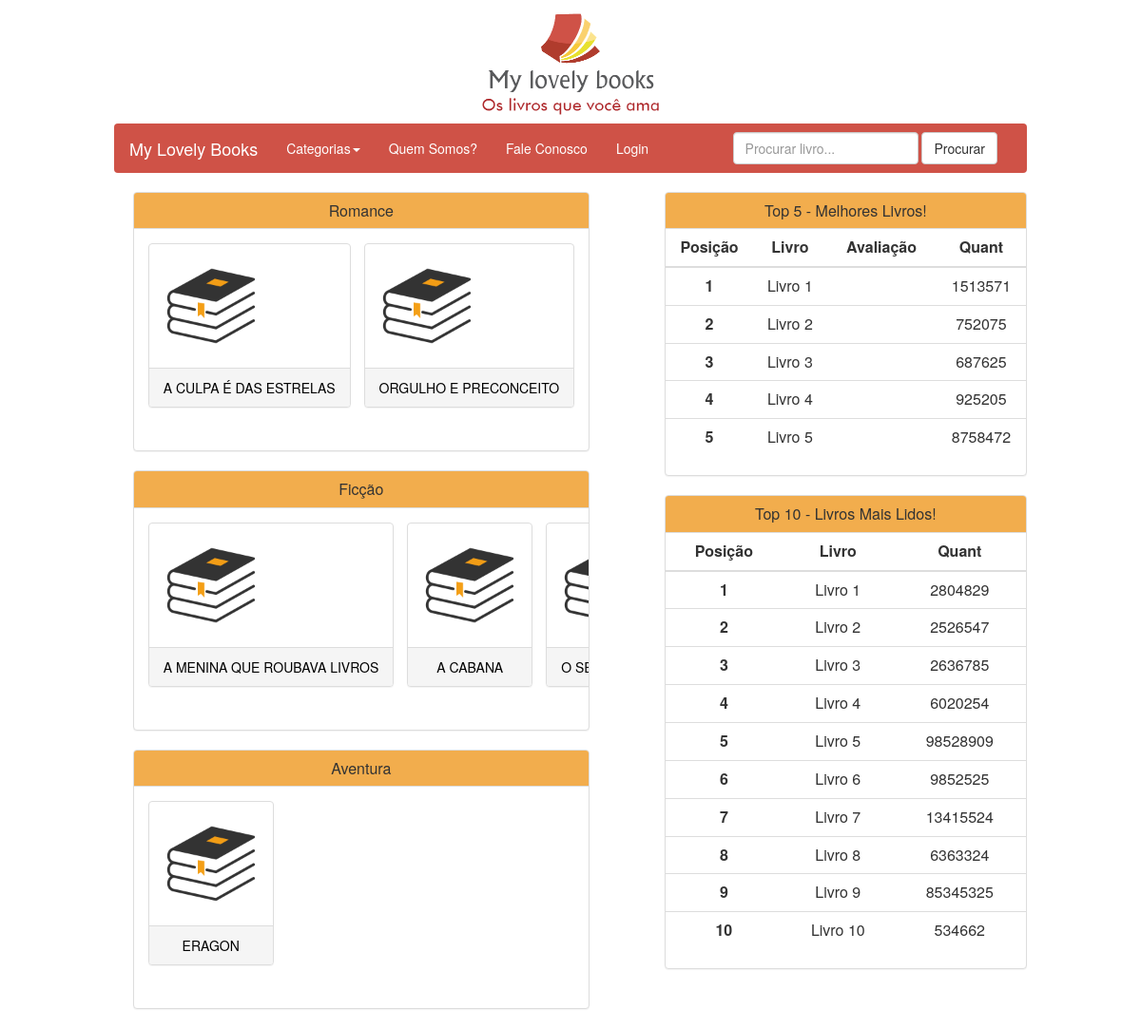
The page / on the database its author committed.
### tables this page shows
CREATE TABLE tb_book (
    bookId int NOT NULL AUTO_INCREMENT,
    title varchar(255) NOT NULL,
    author varchar(255) NOT NULL,
    synopsis varchar(255) NOT NULL,
    publisher varchar(255) NOT NULL,
    volumes varchar(255) NOT NULL,
    chapters varchar(255) NOT NULL,
    pages int NOT NULL,
    score double(2,2) NOT NULL,
    categoryId int NOT NULL,
    CONSTRAINT Book_pk PRIMARY KEY (bookId)
);

### index.php (the view, shortened to what this page needs)
<?php
	$loginValid = false;
	$server = "localhost";
	$base = "mylovelybooks";
	$user = "root";
	$password = "aluno";
?>
<html>
	<head>
		<link href="bootstrap/css/bootstrap.min.css" rel="stylesheet" type="text/css"></link>
		<link href="css/css.css" rel="stylesheet" type="text/css"></link>
	</head>
	<body>
		<div class="banner">
			<a href="#">
				<img src="images/LogoAWB.png" class="banner" width="214" height="129.5"/>
			</a>
		</div>
		<nav class="navbar">
			<div class="container-fluid">
				<div class="navbar-header">
				  <a class="navbar-brand" href="#">My Lovely Books</a>
				</div>
				<div class="collapse navbar-collapse" id="bs-example-navbar-collapse-1">
				  <ul class="nav navbar-nav">
					<li class="dropdown">
					  <a href="#" class="dropdown-toggle" data-toggle="dropdown" role="button" aria-haspopup="true" aria-expanded="false">Categorias<span class="caret"></span></a>
					</li>
					<li><a href="#">Quem Somos?</a></li>
					<li><a href="#">Fale Conosco</a></li>
					<?php if($loginValid == false): ?>
						<li><a href="login.php">Login</a></li>
					<?php else: ?>
						<li><a href="getAccountInfo.php">Minha Conta</a></li>
						<li><a href="logout.php">Logout</a></li>
					<?php endif; ?>
				  </ul>
				  <form class="navbar-form navbar-right" action="search_book.php" method="post">
					<div class="form-group">
					  <input type="text" class="form-control" placeholder="Procurar livro..." name="search">
					</div>
					<button type="submit" class="btn btn-default">Procurar</button>
				  </form>
				</div>
			</div>
		</nav>
		<div class="col-sm-5 col-xs-6 painel">
			<div class="row">
				<div class="panel panel-default ">
					<div class="panel-heading">
						<h3 class="panel-title text-center">Romance</h3>
					</div>
					<div class="panel-body livro">
						<ul class="list-inline">
							<?php
							$query = "SELECT * FROM tb_book WHERE categoryId = 1";
							try{
					        $connection = new PDO("mysql:host=$server;dbname=$base", $user, $password);
					        foreach ($connection->query($query) as $row) {
					          $rec_title = $row['title'];
					          ?>
										<li>
											<a class="black" href="bookPage.php?id=<?= $row['bookId']?>">
												<div class="panel panel-default">
													<div class="panel-body">
														<img src="images/book_default.png" width="100" height="100"/>
													</div>
													<div class="panel-footer text-center"><?= $rec_title;?></div>
												</div>
											</a>
										</li>
					          <?php
					        }
					    }catch(PDOException $e){
					        $log = $e;
					        echo "Error: " . $log;
					    }
					 ?>
					</div>
				</div>
			</div>
			<div class="row">
				<div class="panel panel-default ">
					<div class="panel-heading">
						<h3 class="panel-title text-center">Ficção</h3>
					</div>
					<div class="panel-body livro">
						<ul class="list-inline">
							<?php
							$query = "SELECT * FROM tb_book WHERE categoryId = 2";
							try{
					        $connection = new PDO("mysql:host=$server;dbname=$base", $user, $password);
					        foreach ($connection->query($query) as $row) {
					          $rec_title = $row['title'];
					          ?>
										<li>
											<a class="black" href="bookPage.php?id=<?= $row['bookId']?>">
												<div class="panel panel-default">
													<div class="panel-body">
														<img src="images/book_default.png" width="100" height="100"/>
													</div>
													<div class="panel-footer text-center"><?= $rec_title;?></div>
												</div>
											</a>
										</li>
					          <?php
					        }
					    }catch(PDOException $e){
					        $log = $e;
					        echo "Error: " . $log;
					    }
					 ?>
						</ul>
					</div>
				</div>
			</div>
			<div class="row">
				<div class="panel panel-default ">
					<div class="panel-heading">
						<h3 class="panel-title text-center">Aventura</h3>
					</div>
					<div class="panel-body livro">
						<ul class="list-inline">
							<?php
							$query = "SELECT * FROM tb_book WHERE categoryId = 3";
							try{
					        $connection = new PDO("mysql:host=$server;dbname=$base", $user, $password);
					        foreach ($connection->query($query) as $row) {
					          $rec_title = $row['title'];
					          ?>
										<li>
											<a class="black" href="bookPage.php?id=<?= $row['bookId']?>">
												<div class="panel panel-default">
													<div class="panel-body">
														<img src="images/book_default.png" width="100" height="100"/>
													</div>
													<div class="panel-footer text-center"><?= $rec_title;?></div>
												</div>
											</a>
										</li>
					          <?php
					        }
					    }catch(PDOException $e){
					        $log = $e;
					        echo "Error: " . $log;
					    }
					 ?>
						</ul>
					</div>
				</div>
			</div>
		</div>
		<div class="col-sm-4 col-xs-6 painel-top">
			<div class="row">
				<div class="panel panel-default">
				<div class="panel-heading">
					<h3 class="panel-title text-center">Top 5 - Melhores Livros!</h3>
				</div>
					<div class="top-scroll">
						<table class="table">
							<thead>
								<tr>
									<th class="text-center">Posição</td>
									<th class="text-center">Livro</td>
									<th class="text-center">Avaliação</td>
									<th class="text-center">Quant</td>
								</tr>
							</thead>
							<tbody>
								<tr>
									<th scope="row" class="text-center">1</th>
									<td class="text-center">Livro 1</th>
									<td class="text-center">
										<span class="glyphicon glyphicon-star"></span>
										<span class="glyphicon glyphicon-star"></span>
										<span class="glyphicon glyphicon-star"></span>
										<span class="glyphicon glyphicon-star"></span>
										<span class="glyphicon glyphicon-star"></span>
									<td class="text-center">1513571</th>
								</tr>
								<tr>
									<th scope="row" class="text-center">2</th>
									<td class="text-center">Livro 2</td>
									<td class="text-center">
										<span class="glyphicon glyphicon-star"></span>
										<span class="glyphicon glyphicon-star"></span>
										<span class="glyphicon glyphicon-star"></span>
										<span class="glyphicon glyphicon-star"></span>
										<span class="glyphicon glyphicon-star"></span>
									</td>
									<td class="text-center">752075</td>
								</tr>
								<tr>
									<th scope="row" class="text-center">3</th>
									<td class="text-center">Livro 3</td>
									<td class="text-center">
										<span class="glyphicon glyphicon-star"></span>
										<span class="glyphicon glyphicon-star"></span>
										<span class="glyphicon glyphicon-star"></span>
										<span class="glyphicon glyphicon-star"></span>
									</td>
									<td class="text-center">687625</td>
								</tr>
								<tr>
									<th scope="row" class="text-center">4</th>
									<td class="text-center">Livro 4</td>
									<td class="text-center">
										<span class="glyphicon glyphicon-star"></span>
										<span class="glyphicon glyphicon-star"></span>
										<span class="glyphicon glyphicon-star"></span>
										<span class="glyphicon glyphicon-star"></span>
									</td>
									<td class="text-center">925205</td>
								</tr>
								<tr>
									<th scope="row" class="text-center">5</th>
									<td class="text-center">Livro 5</td>
									<td class="text-center">
										<span class="glyphicon glyphicon-star"></span>
										<span class="glyphicon glyphicon-star"></span>
										<span class="glyphicon glyphicon-star"></span>
									</td>
									<td class="text-center">8758472</td>
								</tr>
							</tbody>
						</table>
					</div>
				</div>
			</div>
			<div class="row">
				<div class="panel panel-default ">
				<div class="panel-heading">
					<h3 class="panel-title text-center">Top 10 - Livros Mais Lidos!</h3>
				</div>
					<div class="top-scroll">
						<table class="table">
							<thead>
								<tr>
									<th class="text-center">Posição</td>
									<th class="text-center">Livro</td>
									<th class="text-center">Quant</td>
								</tr>
							</thead>
							<tbody>
								<tr>
									<th scope="row" class="text-center">1</th>
									<td class="text-center">Livro 1</th>
									<td class="text-center">2804829</th>
								</tr>
								<tr>
									<th scope="row" class="text-center">2</th>
									<td class="text-center">Livro 2</td>
									<td class="text-center">2526547</td>
								</tr>
								<tr>
									<th scope="row" class="text-center">3</th>
									<td class="text-center">Livro 3</td>
									<td class="text-center">2636785</td>
								</tr>
								<tr>
									<th scope="row" class="text-center">4</th>
									<td class="text-center">Livro 4</td>
									<td class="text-center">6020254</td>
								</tr>
								<tr>
									<th scope="row" class="text-center">5</th>
									<td class="text-center">Livro 5</td>
									<td class="text-center">98528909</td>
								</tr>
								<tr>
									<th scope="row" class="text-center">6</th>
									<td class="text-center">Livro 6</th>
									<td class="text-center">9852525</th>
								</tr>
								<tr>
									<th scope="row" class="text-center">7</th>
									<td class="text-center">Livro 7</td>
									<td class="text-center">13415524</td>
								</tr>
								<tr>
									<th scope="row" class="text-center">8</th>
									<td class="text-center">Livro 8</td>
									<td class="text-center">6363324</td>
								</tr>
								<tr>
									<th scope="row" class="text-center">9</th>
									<td class="text-center">Livro 9</td>
									<td class="text-center">85345325</td>
								</tr>
								<tr>
									<th scope="row" class="text-center">10</th>
									<td class="text-center">Livro 10</td>
									<td class="text-center">534662</td>
								</tr>
							</tbody>
						</table>
					</div>
				</div>
			</div>
		</div>
	</body>
</html>

### css/css.css (style rules this page uses)
.banner { float: none; display:block; margin-left:auto; margin-right:auto; }
.livro { width: auto; height:auto; overflow-x: scroll; overflow-y: hidden; white-space: nowrap; }
.panel-heading { background-color: #f2ad4d !important; }
.row { margin-left:1%; }
.navbar { background-color: #cf5247; margin-left: 10%; margin-right: 10%; }
.painel { margin-left: 10%; }
.painel-top { margin-left: 5%; }
a.black:visited, a.black:link { color: black !important; }
a:visited, a:link { color: white; }
.top-scroll { height:auto; overflow-x: scroll; overflow-y: hidden; white-space: nowrap; }
form { display: inline-block; margin-left: auto; margin-right: auto; text-align: left; }

### rows shown on the page
tb_book: title "A CULPA É DAS ESTRELAS"
tb_book: title "ORGULHO E PRECONCEITO"
tb_book: title "A MENINA QUE ROUBAVA LIVROS"
tb_book: title "A CABANA"
tb_book: title "O…"
tb_book: title "ERAGON"
